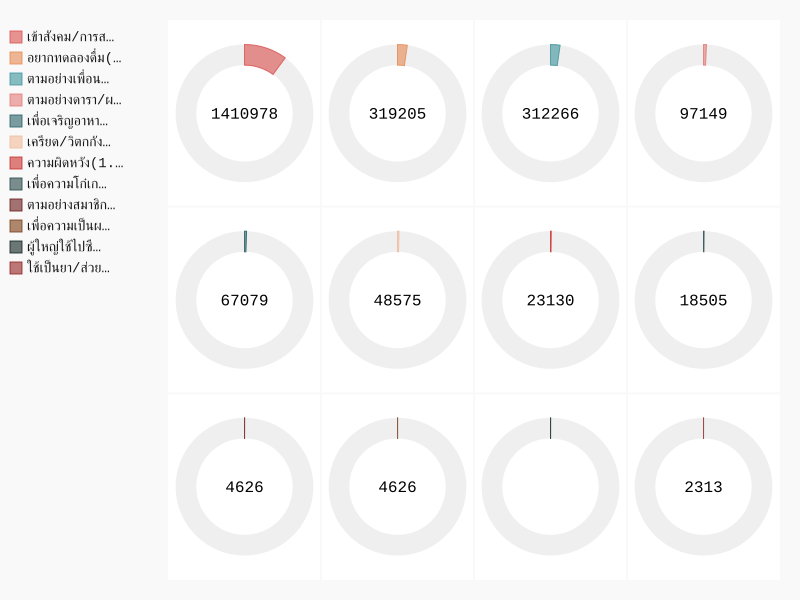

Write the Python code that produced this figure.
import pandas as pd
import pygal
from pygal.style import RedBlueStyle

def spirit():
    """start age"""
    gauge = pygal.SolidGauge(fill=True, interpolate='cubic', style=RedBlueStyle, inner_radius=0.70)
    gauge.add('เข้าสังคม/การสังสรรค์(61.00%)', [{'value': 1410978, 'max_value': 14000000}])
    gauge.add('อยากทดลองดื่ม(13.80%)', [{'value':  319205 , 'max_value': 14000000}])
    gauge.add('ตามอย่างเพื่อน/เพื่อนชวน(13.50%)', [{'value': 312266, 'max_value': 14000000}])  
    gauge.add('ตามอย่างดารา/ผู้มีชื่อเสียง(4.20%)', [{'value': 97149, 'max_value': 14000000}])
    gauge.add('เพื่อเจริญอาหาร(2.90%)', [{'value': 67079, 'max_value': 14000000}])
    gauge.add('เครียด/วิตกกังวล(2.10%)', [{'value': 48575, 'max_value': 14000000}])
    gauge.add('ความผิดหวัง(1.00%)', [{'value': 23130, 'max_value': 14000000}])
    gauge.add('เพื่อความโก๋เก๋(0.80%)', [{'value': 18505, 'max_value': 14000000}])
    gauge.add('ตามอย่างสมาชิกในครอบครัว((0.20%)', [{'value': 4626, 'max_value': 14000000}])
    gauge.add('เพื่อความเป็นผู้ใหญ่(0.20%)', [{'value': 4626, 'max_value': 14000000}])
    gauge.add('ผู้ใหญ่ใช้ไปซื้อ(0.20%)', [{'value': 4626, 'max_value': 14000000}])
    gauge.add('ใช้เป็นยา/ส่วยผสมของยา(0.10%)', [{'value': 2313, 'max_value': 14000000}])
    gauge.render_to_file("motive_female.svg")
spirit()
